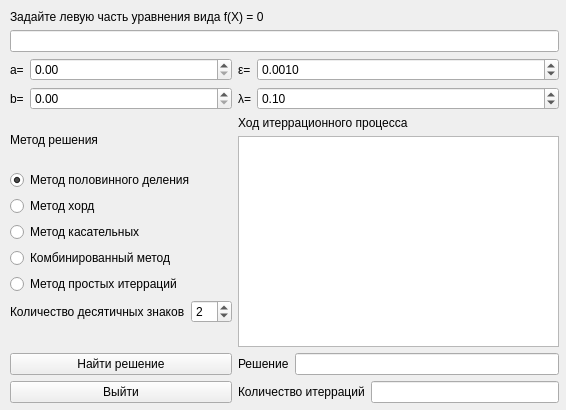
<?xml version="1.0" encoding="UTF-8"?>
<ui version="4.0">
 <class>FormEquations</class>
 <widget class="QWidget" name="FormEquations">
  <property name="geometry">
   <rect>
    <x>0</x>
    <y>0</y>
    <width>566</width>
    <height>410</height>
   </rect>
  </property>
  <property name="sizePolicy">
   <sizepolicy hsizetype="Fixed" vsizetype="Fixed">
    <horstretch>0</horstretch>
    <verstretch>0</verstretch>
   </sizepolicy>
  </property>
  <property name="minimumSize">
   <size>
    <width>566</width>
    <height>400</height>
   </size>
  </property>
  <property name="maximumSize">
   <size>
    <width>645</width>
    <height>410</height>
   </size>
  </property>
  <property name="baseSize">
   <size>
    <width>605</width>
    <height>386</height>
   </size>
  </property>
  <property name="windowTitle">
   <string>Численное решение уравнений</string>
  </property>
  <widget class="QWidget" name="">
   <property name="geometry">
    <rect>
     <x>10</x>
     <y>10</y>
     <width>549</width>
     <height>393</height>
    </rect>
   </property>
   <layout class="QGridLayout" name="gridLayout">
    <item row="0" column="0" colspan="2">
     <widget class="QLabel" name="label_4">
      <property name="text">
       <string>Задайте левую часть уравнения вида f(X) = 0</string>
      </property>
     </widget>
    </item>
    <item row="1" column="0" colspan="2">
     <widget class="QLineEdit" name="lineEditInput">
      <property name="text">
       <string/>
      </property>
     </widget>
    </item>
    <item row="2" column="0">
     <layout class="QVBoxLayout" name="verticalLayout_4">
      <item>
       <layout class="QFormLayout" name="formLayout_6">
        <item row="2" column="0">
         <widget class="QLabel" name="label_2">
          <property name="text">
           <string>b=</string>
          </property>
         </widget>
        </item>
        <item row="2" column="1">
         <widget class="QDoubleSpinBox" name="doubleSpinBoxRightBound"/>
        </item>
        <item row="1" column="1">
         <widget class="QDoubleSpinBox" name="doubleSpinBoxLeftBound"/>
        </item>
        <item row="1" column="0">
         <widget class="QLabel" name="label">
          <property name="text">
           <string>a=</string>
          </property>
         </widget>
        </item>
       </layout>
      </item>
      <item>
       <layout class="QFormLayout" name="formLayout_4"/>
      </item>
      <item>
       <widget class="QLabel" name="label_9">
        <property name="text">
         <string>Метод решения</string>
        </property>
       </widget>
      </item>
      <item>
       <layout class="QVBoxLayout" name="verticalLayout">
        <item>
         <widget class="QRadioButton" name="radioButtonBisectionMethod">
          <property name="text">
           <string>Метод половинного деления</string>
          </property>
          <property name="checked">
           <bool>true</bool>
          </property>
         </widget>
        </item>
        <item>
         <widget class="QRadioButton" name="radioButtonChordMethod">
          <property name="text">
           <string>Метод хорд</string>
          </property>
          <property name="checked">
           <bool>false</bool>
          </property>
         </widget>
        </item>
        <item>
         <widget class="QRadioButton" name="radioButtonTangentMethod">
          <property name="text">
           <string>Метод касательных</string>
          </property>
         </widget>
        </item>
        <item>
         <widget class="QRadioButton" name="radioButtonCombinedMethod">
          <property name="text">
           <string>Комбинированный метод</string>
          </property>
         </widget>
        </item>
        <item>
         <widget class="QRadioButton" name="radioButtonIterrMethod">
          <property name="text">
           <string>Метод простых итерраций</string>
          </property>
         </widget>
        </item>
       </layout>
      </item>
      <item>
       <layout class="QFormLayout" name="formLayout_7">
        <item row="0" column="0">
         <widget class="QLabel" name="label_10">
          <property name="text">
           <string>Количество десятичных знаков</string>
          </property>
         </widget>
        </item>
        <item row="0" column="1">
         <widget class="QSpinBox" name="spinBoxPrec">
          <property name="maximum">
           <number>15</number>
          </property>
          <property name="value">
           <number>2</number>
          </property>
         </widget>
        </item>
       </layout>
      </item>
      <item>
       <widget class="QPushButton" name="pushButtonCalculate">
        <property name="text">
         <string>Найти решение</string>
        </property>
       </widget>
      </item>
      <item>
       <widget class="QPushButton" name="pushButton">
        <property name="text">
         <string>Выйти</string>
        </property>
       </widget>
      </item>
     </layout>
    </item>
    <item row="2" column="1">
     <layout class="QVBoxLayout" name="verticalLayout_2">
      <item>
       <layout class="QFormLayout" name="formLayout_3">
        <item row="0" column="0">
         <widget class="QLabel" name="label_3">
          <property name="text">
           <string>ε=</string>
          </property>
         </widget>
        </item>
        <item row="0" column="1">
         <widget class="QDoubleSpinBox" name="doubleSpinBoxEpsilon">
          <property name="decimals">
           <number>4</number>
          </property>
          <property name="singleStep">
           <double>0.001000000000000</double>
          </property>
          <property name="value">
           <double>0.001000000000000</double>
          </property>
         </widget>
        </item>
       </layout>
      </item>
      <item>
       <layout class="QFormLayout" name="formLayout_2">
        <item row="0" column="0">
         <widget class="QLabel" name="label_7">
          <property name="text">
           <string>λ=</string>
          </property>
         </widget>
        </item>
        <item row="0" column="1">
         <widget class="QDoubleSpinBox" name="doubleSpinBoxLambda">
          <property name="singleStep">
           <double>0.010000000000000</double>
          </property>
          <property name="value">
           <double>0.100000000000000</double>
          </property>
         </widget>
        </item>
       </layout>
      </item>
      <item>
       <widget class="QLabel" name="label_8">
        <property name="text">
         <string>Ход итеррационного процесса</string>
        </property>
       </widget>
      </item>
      <item>
       <widget class="QTextEdit" name="textEditIterProcess"/>
      </item>
      <item>
       <layout class="QFormLayout" name="formLayout_5">
        <item row="0" column="0">
         <widget class="QLabel" name="label_5">
          <property name="text">
           <string>Решение</string>
          </property>
         </widget>
        </item>
        <item row="0" column="1">
         <widget class="QLineEdit" name="lineEditSolution"/>
        </item>
       </layout>
      </item>
      <item>
       <layout class="QFormLayout" name="formLayout">
        <item row="0" column="0">
         <widget class="QLabel" name="label_6">
          <property name="text">
           <string>Количество итерраций</string>
          </property>
         </widget>
        </item>
        <item row="0" column="1">
         <widget class="QLineEdit" name="lineEditIterrationNumber"/>
        </item>
       </layout>
      </item>
     </layout>
    </item>
   </layout>
  </widget>
 </widget>
 <resources/>
 <connections/>
</ui>
